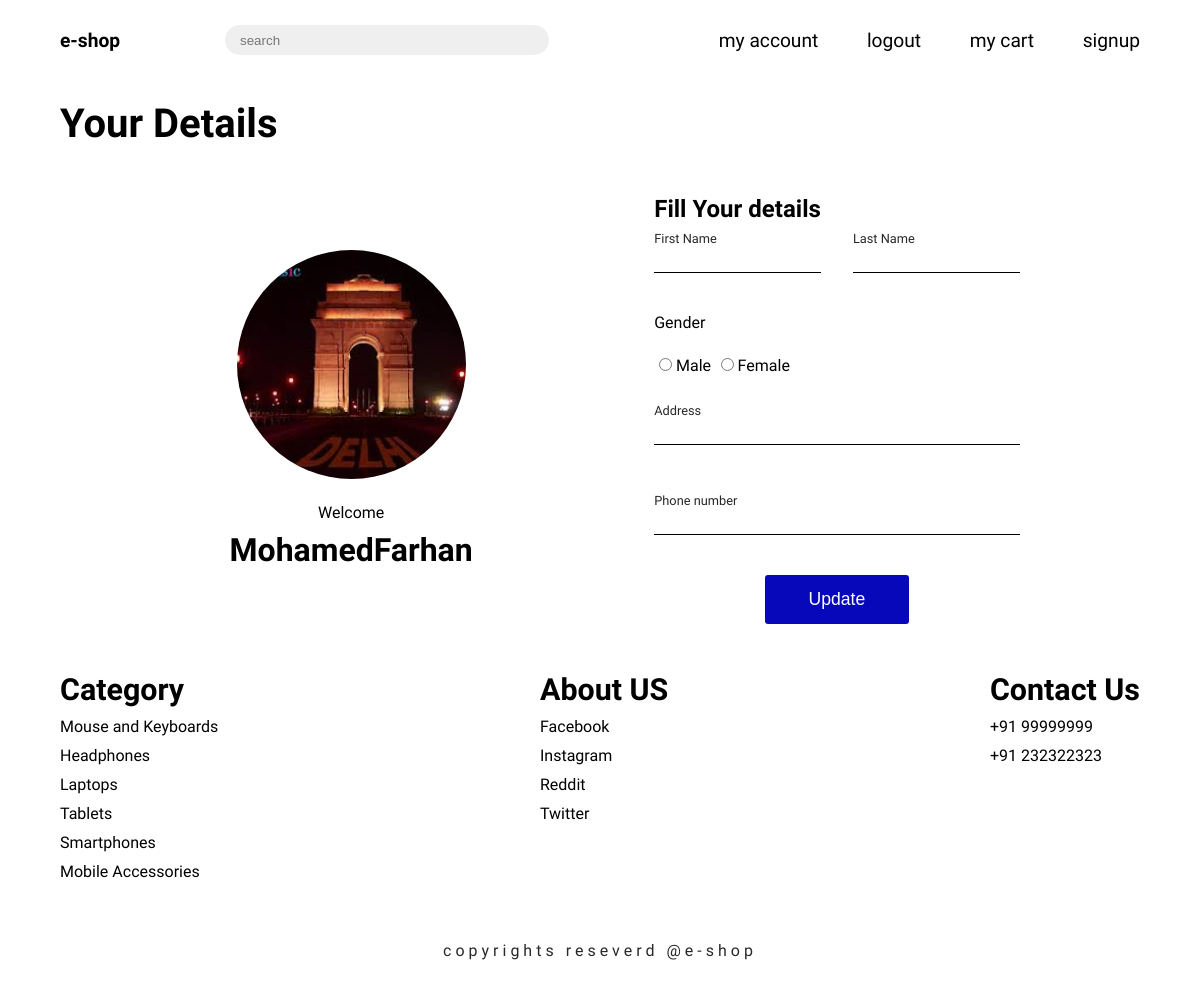
Page /profile (signed in) on the earlier database version.
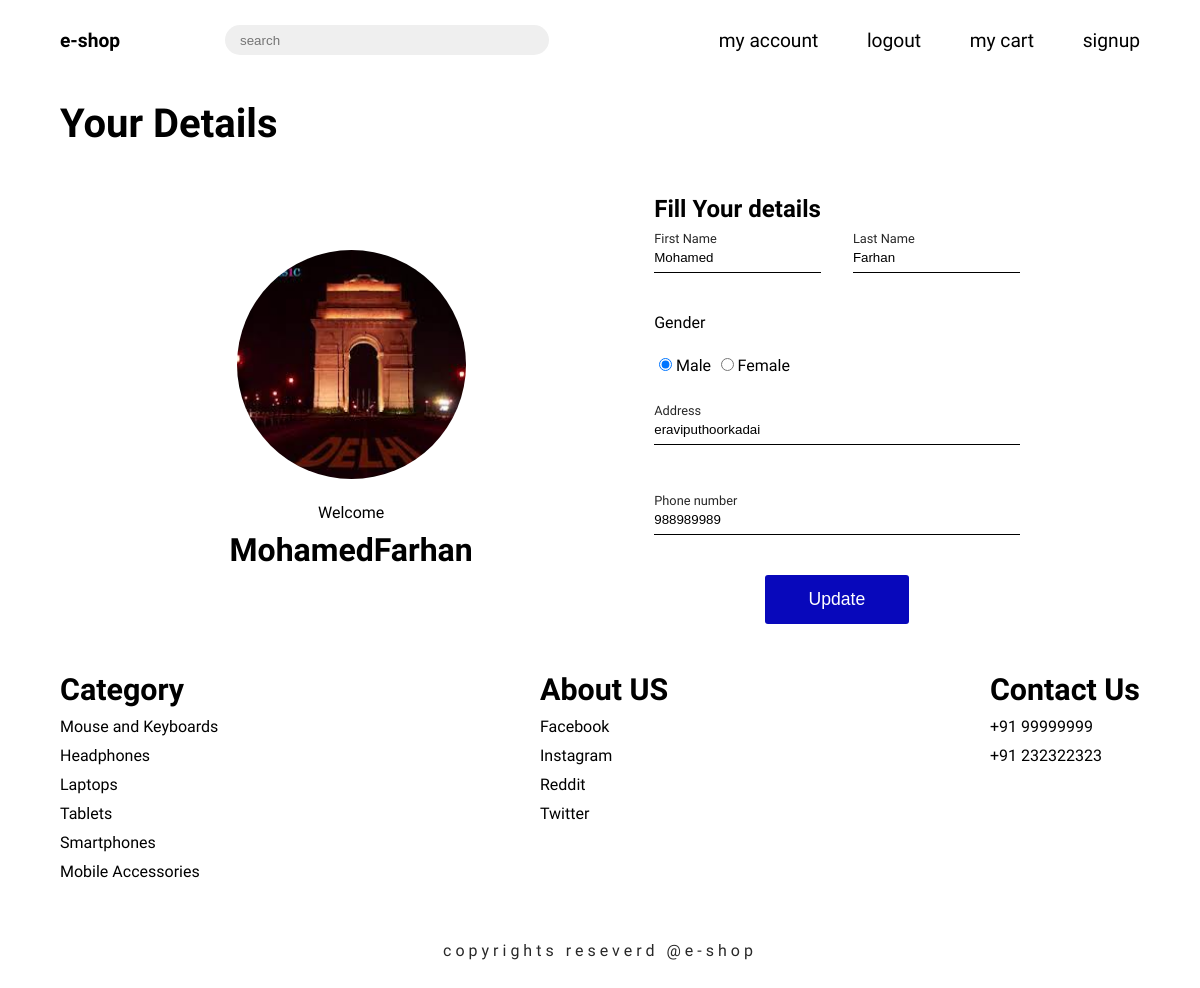
Same page on the later database version.
### shopapp/models.py (models this page shows, shortened)
class Profile(models.Model):
    user  = models.OneToOneField(User,on_delete=models.CASCADE,blank=True)
    user_image = models.ImageField(default='delhi.jpg',null=True,blank=True)
    first_name = models.CharField(max_length=50,blank=True)
    last_name = models.CharField(max_length=50,blank=True)
    gender  = models.CharField(max_length=20,null=True)
    address = models.CharField(blank=True,max_length=40)
    phone_regex = RegexValidator(regex=r'^\+?1?\d{9,15}$')
    phone_number = models.CharField(validators=[phone_regex], max_length=17, blank=True) # validators should be a list

### shopapp/views.py (the view)
# urls.py: path('profile',views.profile,name='profile'), #profile page
def profile(request):
    current_user = request.user
    form = ProfileForm(instance=request.user.profile)#OneToONeField
    if request.method =='POST':
        form = ProfileForm(request.POST,request.FILES,instance=request.user.profile)
        if form.is_valid():
            form.save()
    context = {'form':form,'current_user':current_user}
    return render(request,'shopapp/profile.html',context)

### shopapp/forms.py
class ProfileForm(forms.ModelForm):
    gender = forms.CharField(widget=forms.RadioSelect(choices=gender_choice))
    class Meta:
        model = Profile
        fields = ['user_image','first_name','last_name','gender','address','phone_number',]

### shopapp/templates/shopapp/profile.html (shortened to what this page needs)
{% extends 'shopapp/base.html' %}
{% block content %}
{% load static %}
{% load widget_tweaks %}
<h2 class="your-details">Your Details</h2>
        <div class="profile-container">
            <div class="picture-section">
                <div class="profile-image-container">
                    <img src="{{ user.profile.user_image.url }}" alt="" />
                </div>
                <p>Welcome</p>
                <h3>{{user.username}}</h3>
            </div>
            <div class="details-section">
                <h6>Fill Your details</h6>
                <form class="input-form" action="" method='post' enctype="multipart/form-data">
                    <div class="top-line">
                        <div class="firstname-section text-input-section">
                            {% render_field form.first_name id='modern-text'%}
                            <label class="label" for="modern-text">
                                <span>First Name</span>
                            </label>
                        </div>
                        <div class="last-name text-input-section">
                            {% render_field form.last_name id='modern-text'%}
                            <label class="label" for="modern-text">
                                <span>Last Name</span>
                            </label>
                        </div>
                    </div>
                    <div class="gender-section">
                        <p>Gender</p>
                        {% render_field form.gender %}
                    </div>
                    <div class="address-section">
                        <div class="address-section text-input-section">
                            {% render_field form.address id='modern-text'%}
                            <label class="label" for="modern-text">
                                <span>Address</span>
                            </label>
                        </div>
                    </div>
                    <div class="bottom-section top-line">
                        <div
                            class="firstname-section email-section text-input-section">
                            {% render_field form.phone_number id='modern-text'%}
                            <label class="label" for="modern-text">
                                <span>Phone number</span>
                            </label>
                        </div>
                    </div>
                    <input class="button update" type="submit" value="Update" />
                </form>
            </div>
        </div>
{% endblock %}

Differences in the rows shown:
changed Profile: first_name (not shown) → "Mohamed"; last_name (not shown) → "Farhan"; gender "☐ Male ☐ Female" → "☑ Male ☐ Female"; address (not shown) → "eraviputhoorkadai"; phone_number (not shown) → "988989989"
